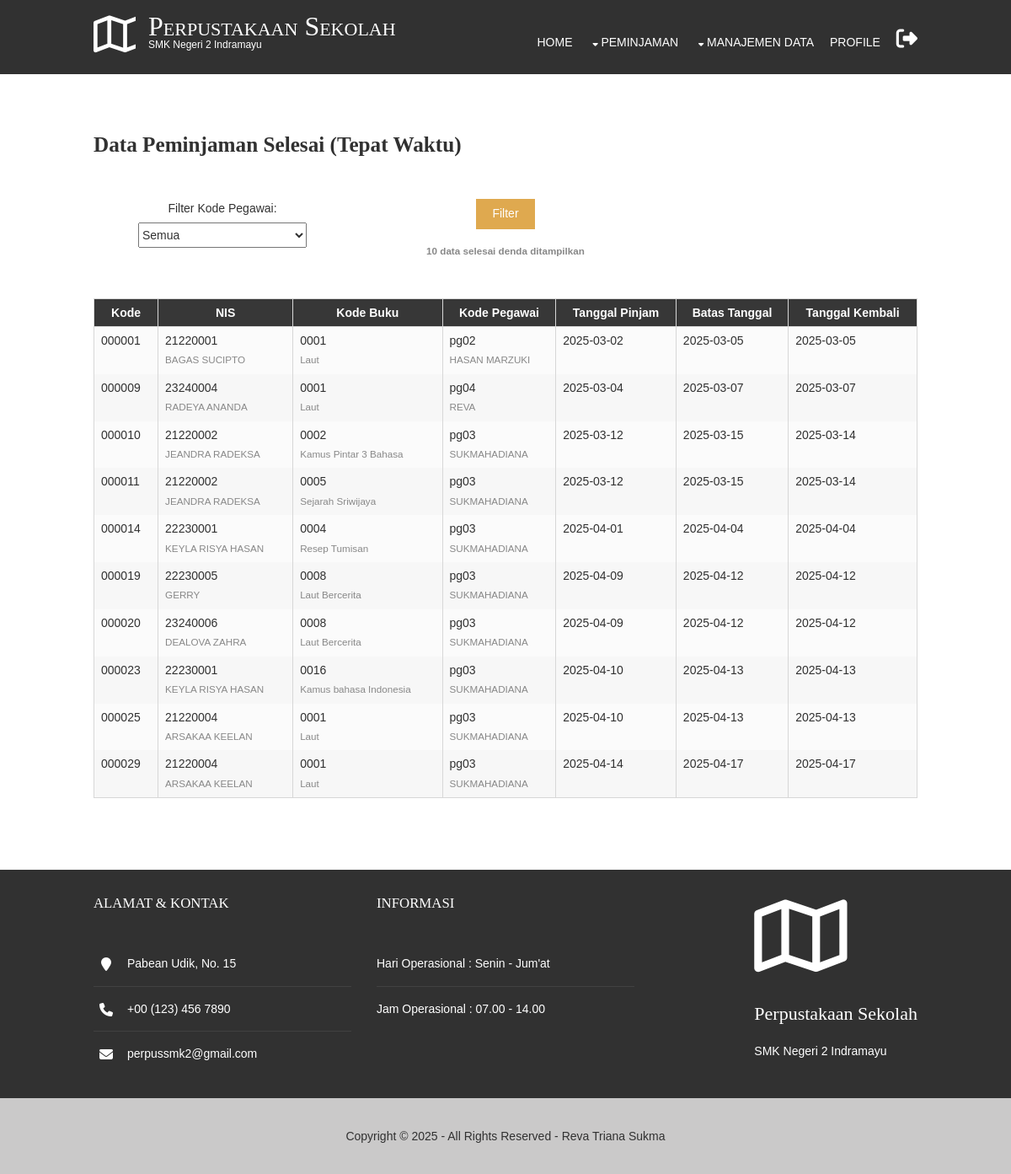
Page /pages/selesai/data_tepatwaktu.php (signed in) on the committed database.
### tables this page shows
CREATE TABLE `daftar_pm` (
  `kode_pm` char(6) NOT NULL,
  `nis` char(8) DEFAULT NULL,
  `kode_buku` char(4) DEFAULT NULL,
  `kode_pg` char(4) DEFAULT NULL,
  `tanggal` date DEFAULT NULL,
  `ptgl_kembali` date DEFAULT NULL,
  `tgl_kembali` date DEFAULT NULL,
  `ket_terlambat` char(1) DEFAULT NULL,
  `ket_denda` int(11) DEFAULT NULL,
  `denda` int(11) DEFAULT NULL,
  `ket_selesai` char(1) DEFAULT NULL
);

CREATE TABLE `siswa` (
  `nis` char(8) NOT NULL,
  `nama` varchar(50) DEFAULT NULL,
  `kelas` char(1) DEFAULT NULL,
  `prodi` char(1) DEFAULT NULL,
  `tingkat` char(1) DEFAULT NULL,
  `jk` char(1) DEFAULT NULL
);

CREATE TABLE `buku` (
  `kode_buku` char(4) NOT NULL,
  `judul` varchar(50) DEFAULT NULL,
  `penerbit` varchar(20) DEFAULT NULL,
  `pengarang` varchar(50) DEFAULT NULL,
  `tahun_terbit` year(4) DEFAULT NULL,
  `kj_buku` char(1) DEFAULT NULL,
  `jml_awal` int(11) NOT NULL,
  `jml_buku` int(11) DEFAULT NULL,
  `stok` int(11) DEFAULT NULL,
  `harga` int(11) NOT NULL
);

CREATE TABLE `pegawai` (
  `kode_pg` char(4) NOT NULL,
  `nama_pg` varchar(50) DEFAULT NULL,
  `jabatan` char(1) DEFAULT NULL,
  `jk` char(1) DEFAULT NULL,
  `username` varchar(50) NOT NULL,
  `password` varchar(255) NOT NULL
);

### koneksi.php (called while the page is built, shortened)
<?php
class database {
	var $host = "localhost";
	var $username = "root";
	var $password = "";
	var $database = "dataperpus";
	var $koneksi = "";
	function __construct(){
		$this->koneksi = mysqli_connect($this->host, $this->username, $this->password, $this->database);
	}
	function tampil_data_selesai($filter_pg = null) {
		$conn = $this->koneksi;
		$query = "SELECT daftar_pm.*, siswa.nama, buku.judul, pegawai.nama_pg from daftar_pm
				JOIN siswa ON daftar_pm.nis = siswa.nis
	 			JOIN buku ON daftar_pm.kode_buku = buku.kode_buku
				JOIN pegawai ON daftar_pm.kode_pg = pegawai.kode_pg
				where ket_selesai='1' and ket_terlambat='1'";
		$result = mysqli_query($conn, $query);
		$hasil = [];
		while ($row = mysqli_fetch_assoc($result)) {
			$hasil[] = $row;
		}
		return $hasil;
	}
}
?>

### pages/selesai/data_tepatwaktu.php (the view, shortened to what this page needs)
<?php
include_once('../../koneksi.php');
include '../../index_header.php';
$db= new database();
$filter_pg = $_GET['filter_pg'] ?? null;
$data_selesai = $db->tampil_data_selesai($filter_pg);
?>
<!DOCTYPE html>
<html>
<head>
    <link href="../../layout/styles/layout.css" rel="stylesheet" type="text/css" media="all">
    <link rel="stylesheet" href="https://cdnjs.cloudflare.com/ajax/libs/font-awesome/6.7.2/css/all.min.css" />
</head>
<body>
<div class="wrapper row0">
<main class="hoc container clear">
    <h1 class="fl_left bold font-x2 btmspace-50">Data Peminjaman Selesai (Tepat waktu)</h1>
    <div class="group btmspace-30 demo center">
        <form method="GET">
        <div class="one_third first">
          <label for="filter_pg">Filter Kode Pegawai:</label>
            <select name="filter_pg" id="filter_pg">
              <option value="">Semua</option>
            </select></div>
        <div class="one_third">
          <input type="submit" value="Filter" class="btn small">
            <?php if (!empty($_GET['filter_ket'])): ?>
              <p class="bold">
                <small><?php echo count($data_selesai); ?> hasil ditemukan dari filter</small>
              </p>
            <?php else: ?>
              <p class="bold">
                <small><?php echo count($data_selesai); ?> data selesai denda ditampilkan</small>
              </p>
            <?php endif; ?>
        </div>
        </form>
      </div>
    <div class="clear">
        <table>
          <thead>
            <tr>
              <th>Kode</th>
              <th>NIS</th>
              <th>Kode Buku</th>
              <th>Kode Pegawai</th>
              <th>Tanggal Pinjam</th>
              <th>Batas Tanggal</th>
              <th>Tanggal Kembali</th>
            </tr>
          </thead>
          <tbody>
          <?php
	          foreach ($data_selesai as $row) {
		      ?>
            <tr>
              <td><?php echo $row['kode_pm'] ?></td>
              <td><?php echo $row['nis'] ?> <br> <small><?php echo $row['nama'] ?></small> </td>
              <td><?php echo $row['kode_buku'] ?> <br> <small><?php echo $row['judul'] ?></small> </td>
              <td><?php echo $row['kode_pg'] ?> <br> <small><?php echo $row['nama_pg'] ?></small> </td>
              <td><?php echo $row['tanggal'] ?></td>
              <td><?php echo $row['ptgl_kembali'] ?></td>
              <td><?php echo $row['tgl_kembali'] ?></td>
            </tr>
            <?php } ?>
          </tbody>
        </table>
      </div>
</div>
</body>
</html>

### layout/styles/layout.css (style rules this page uses)
.container { padding:70px 0; }
#footer { padding:30px 0; }
#footer .title { margin:0 0 50px 0; padding:0; font-size:1.2rem; text-transform:uppercase; }
#footer .linklist li { display:block; margin-bottom:15px; padding:0 0 15px 0; border-bottom:1px solid; }
#footer .linklist li:last-child { margin:0; padding:0; border:none; }
#footer .linklist li::before, #footer .linklist li::after { display:table; content:""; }
#footer .linklist li, #footer .linklist li::after { clear:both; }
#footer .contact.linklist li, #footer .contact.linklist li:last-child { position:relative; padding-left:40px; }
#footer .contact li * { margin:0; padding:0; line-height:1.6; }
#footer .contact li i { display:block; position:absolute; top:0; left:0; width:30px; font-size:16px; text-align:center; }
#copyright { padding:20px 0; text-align: center; }
*, *::before, *::after { transition:all .3s ease-in-out; }
select { width: 200px; height: 30px; }
table, th, td { border:1px solid; border-collapse:collapse; vertical-align:top; }
table, th { table-layout:auto; }
table { width:100%; margin-bottom:15px; }
th, td { padding:5px 8px; }
th { text-align: center; }
td { border-width:0 1px; }
body { color:#888888; background-color:#FFFFFF; }
a { color:#DFA94F; }
.btn, .btn.inverse:hover { color:#FFFFFF; background-color:#DFA94F; border-color:#DFA94F; }
.row0 { background-color:#FFFFFF; color:#313131; }
.row4 { color:#FFFFFF; background-color:#313131; border-color:#DFA94F }
.row5, .row5 a { color:#313131; background-color:#cac9c9; }
#footer .linklist li { border-color:#414141; }
table, th, td, #comments .avatar, #comments input, #comments textarea { border-color:#D7D7D7; }
th { color:#FFFFFF; background-color:#373737; }
tr, #comments li, #comments input[type="submit"], #comments input[type="reset"] { color:inherit; background-color:#FBFBFB; }
tr:nth-child(even), #comments li:nth-child(even) { color:inherit; background-color:#F7F7F7; }
@media screen and (min-width:978px) { .hoc { max-width:978px; } }
small { color: #888888; }

### layout/styles/framework.css (style rules this page uses)
html { overflow-y: scroll; overflow-x: hidden; }
html, body { margin: 0; padding: 0; font-size: 14px; line-height: 1.6em; }
*, *::before, *::after { box-sizing: border-box; }
.bold { font-weight: bold; }
.center { text-align: center; }
.nospace { margin: 0; padding: 0; list-style: none; }
.btn { display: inline-block; padding: 15px 25px 17px; text-transform: uppercase; border: 1px solid; }
.btn.small { padding: 8px 18px 10px; text-transform: none; }
.clear, .group { display: block; }
.clear::before, .clear::after, .group::before, .group::after { display: table; content: ""; }
.clear, .clear::after, .group, .group::after { clear: both; }
a { outline: none; text-decoration: none; }
.fl_left, .imgl { float: left; }
.fl_right, .imgr { float: right; }
body, input, textarea, select { font-family: Verdana, Geneva, sans-serif; }
h1, h2, h3, h4, h5, h6, .heading { font-family: Georgia, "Times New Roman", Times, serif; }
form, fieldset, legend { margin: 0; padding: 0; border: none; }
label, input, textarea, select { display: inline-block; resize: none; outline: none; color: inherit; font-size: inherit; font-family: inherit; vertical-align: middle; }
label { margin-bottom: 5px; }
h1, h2, h3, h4, h5, h6, .heading { margin: 0 0 20px 0; font-size: 22px; line-height: normal; font-weight: normal; text-transform: capitalize; }
address { font-style: normal; font-weight: normal; }
.font-x2 { font-size: 1.8rem; }
.wrapper { display: block; width: 100%; margin: 0; padding: 0; text-align: left; word-wrap: break-word; }
.hoc { display: block; margin: 0 auto; }
address, article, aside, figcaption, figure, footer, header, main, nav, section { display: block; margin: 0; padding: 0; }
.one_half, .one_third, .two_third, .one_quarter, .two_quarter, .three_quarter { display: inline-block; float: left; margin: 0 0 0 3.06748466257669%; list-style: none; }
.first { margin-left: 0; clear: left; }
.one_third { width: 31.28834355828221%; }
.btmspace-30 { margin-bottom: 30px; }
.btmspace-50 { margin-bottom: 50px; }

### rows in the picture
daftar_pm: kode_pm "000001", nis "21220001", nis.nama "BAGAS SUCIPTO", kode_buku "0001", kode_buku.judul "Laut", kode_pg "pg02", kode_pg.nama_pg "HASAN MARZUKI", tanggal "2025-03-02", ptgl_kembali "2025-03-05", tgl_kembali "2025-03-05"
daftar_pm: kode_pm "000009", nis "23240004", nis.nama "RADEYA ANANDA", kode_buku "0001", kode_buku.judul "Laut", kode_pg "pg04", kode_pg.nama_pg "REVA", tanggal "2025-03-04", ptgl_kembali "2025-03-07", tgl_kembali "2025-03-07"
daftar_pm: kode_pm "000010", nis "21220002", nis.nama "JEANDRA RADEKSA", kode_buku "0002", kode_buku.judul "Kamus Pintar 3 Bahasa", kode_pg "pg03", kode_pg.nama_pg "SUKMAHADIANA", tanggal "2025-03-12", ptgl_kembali "2025-03-15", tgl_kembali "2025-03-14"
daftar_pm: kode_pm "000011", nis "21220002", nis.nama "JEANDRA RADEKSA", kode_buku "0005", kode_buku.judul "Sejarah Sriwijaya", kode_pg "pg03", kode_pg.nama_pg "SUKMAHADIANA", tanggal "2025-03-12", ptgl_kembali "2025-03-15", tgl_kembali "2025-03-14"
daftar_pm: kode_pm "000014", nis "22230001", nis.nama "KEYLA RISYA HASAN", kode_buku "0004", kode_buku.judul "Resep Tumisan", kode_pg "pg03", kode_pg.nama_pg "SUKMAHADIANA", tanggal "2025-04-01", ptgl_kembali "2025-04-04", tgl_kembali "2025-04-04"
daftar_pm: kode_pm "000019", nis "22230005", nis.nama "GERRY", kode_buku "0008", kode_buku.judul "Laut Bercerita", kode_pg "pg03", kode_pg.nama_pg "SUKMAHADIANA", tanggal "2025-04-09", ptgl_kembali "2025-04-12", tgl_kembali "2025-04-12"
daftar_pm: kode_pm "000020", nis "23240006", nis.nama "DEALOVA ZAHRA", kode_buku "0008", kode_buku.judul "Laut Bercerita", kode_pg "pg03", kode_pg.nama_pg "SUKMAHADIANA", tanggal "2025-04-09", ptgl_kembali "2025-04-12", tgl_kembali "2025-04-12"
daftar_pm: kode_pm "000023", nis "22230001", nis.nama "KEYLA RISYA HASAN", kode_buku "0016", kode_buku.judul "Kamus bahasa Indonesia", kode_pg "pg03", kode_pg.nama_pg "SUKMAHADIANA", tanggal "2025-04-10", ptgl_kembali "2025-04-13", tgl_kembali "2025-04-13"
daftar_pm: kode_pm "000025", nis "21220004", nis.nama "ARSAKAA KEELAN", kode_buku "0001", kode_buku.judul "Laut", kode_pg "pg03", kode_pg.nama_pg "SUKMAHADIANA", tanggal "2025-04-10", ptgl_kembali "2025-04-13", tgl_kembali "2025-04-13"
daftar_pm: kode_pm "000029", nis "21220004", nis.nama "ARSAKAA KEELAN", kode_buku "0001", kode_buku.judul "Laut", kode_pg "pg03", kode_pg.nama_pg "SUKMAHADIANA", tanggal "2025-04-14", ptgl_kembali "2025-04-17", tgl_kembali "2025-04-17"

### other values in the picture
count($data_selesai) "10"
